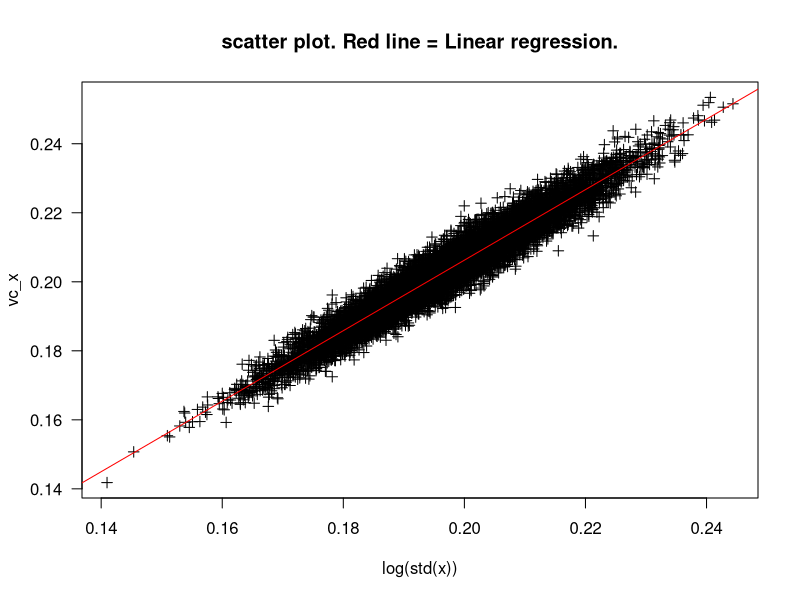

The R script that drew this image:
#Optional exercise

#Generate data using rnorm
x = rnorm(n=100, mean=10, sd=2) #100 values, average=10, standard-deviation=2

#Create the output-vectors that will be filled when boostrapping.
sd_out = NULL #Create output vector for standard deviations
vc_out = NULL #Create output vector for variance coefficient.

#Bootstrap the data 10000 times, place average in sd-vector and CV-vector
for(i in 1:10000) {
  sample = sample(x, replace=TRUE)
  sd_out[i] = sd(log(sample)) #The standard deviation of log-sample
  vc_out[i] = sd(sample)/mean(sample) #The VC of untreated sample.
}

#Plot SD(log(x)) against CV(x)
plot(vc_out, sd_out, las=1, lty=1, pch=3, xlab = "log(std(x))", ylab = "vc_x", main="scatter plot. Red line = Linear regression.")
linear_regression_model = lm(sd_out~vc_out)
abline(linear_regression_model, col = "red")
